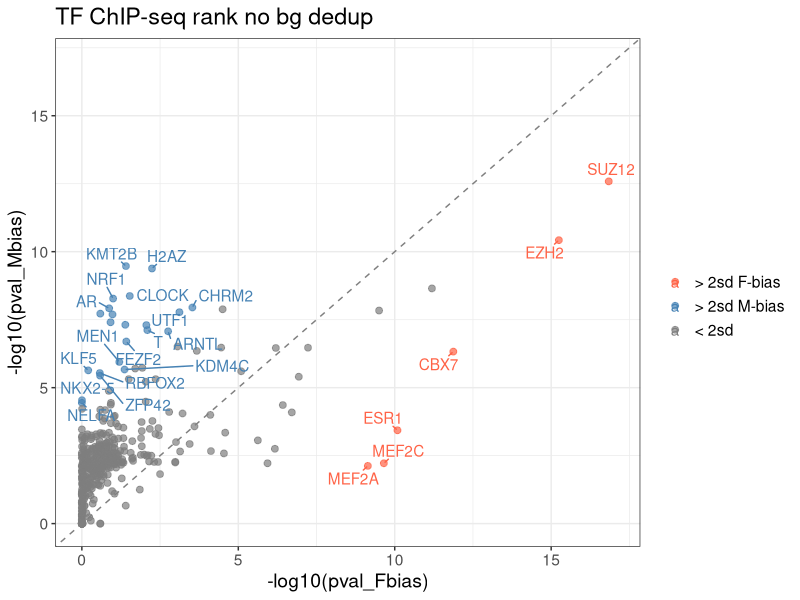
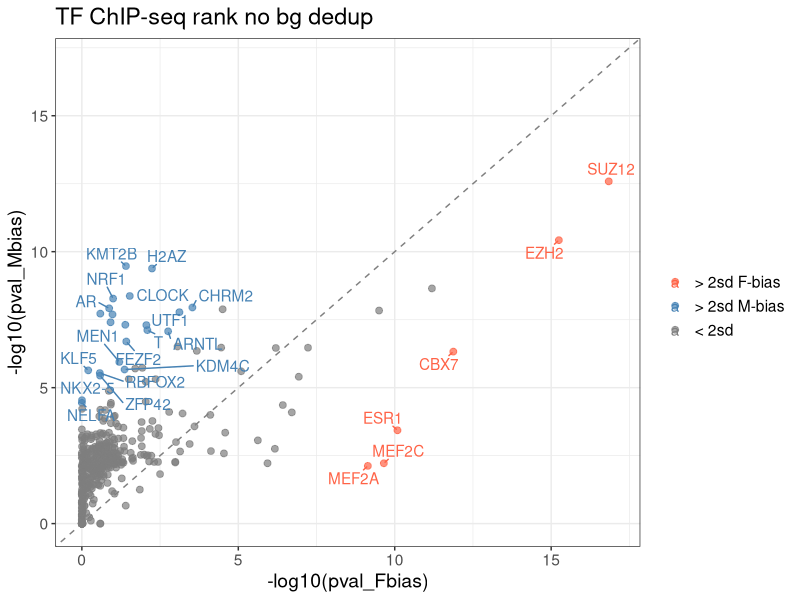

Recreate these plots in R, in order.
#' ---
#' title: "Processing Lisa output"
#' author: "Cadia Chan"
#' affiliation: "SickKids Research Institute & University of Toronto"
#' date: "January 18, 2022"
#' output:
#'  html_document:
#'    code_folding: hide
#'    toc: true
#'    toc_float: true
#' ---
#' This script processes and plots the output from Lisa (http://lisa.cistrome.org/).
#' Command line version of the full Lisa model was run:
#' TF ChIP-seq Peak-RP (regulatory potential) and ISD-RP (in silico deletion-regulatory potential)
#' for both motif and ChIP-seq” methods) using the DNase-seq and H3K27Ac ChIP-seq data
#' and 3000 genes which were randomly selected as the background gene set.
#' Genes which were female- or male-biased in 2 or more ages between PD27, PD32, PD37 were used as input.
#' Results combined from H3K27ac-ChIP-seq and DNase-seq ISD models, and TF ChIP-seq
#' peak-only models using the Cauchy combination test for the ChIP-seq model are plotted.
#' 
#' ## Update
#' * 2022/01/18: Created .Rmd version
#' 
#' To run: Set working directory "To Source File Location".
#'
#+ setup
knitr::opts_chunk$set(message = F, warning = F)

#' ## Libraries and source scripts
#+ load_library
library(ggpubr)
library(ggplot2)
library(dplyr)
library(ggrepel)
library(knitr)

#' ## Load LISA output
#+ load_data
tfrank_F <- read.table("input/pit_sex_utr_lisa_F_bias_chipseq_cauchy_combine_dedup.csv",
                       header = T, sep = ",")
tfrank_F <- dplyr::select(tfrank_F, pval, TF) %>%
  dplyr::rename("pval_Fbias" = pval)
  
tfrank_M <- read.table("input/pit_sex_utr_lisa_M_bias_chipseq_cauchy_combine_dedup.csv",
                       header = T, sep = ",")
tfrank_M <- dplyr::select(tfrank_M, pval, TF) %>%
  dplyr::rename("pval_Mbias" = pval)

#' ## Select top TFs
#' Change in P-value is determined by (F-bias pvalue - M-bias pvalue).
#' TFs with change in -log10(P-value) +/- 2 standard deviations are indicated & labelled in scatterplot.
#+ select_tfs
tfrank_plot <- full_join(tfrank_F, tfrank_M, by = "TF") %>%
  mutate(pval_Fbias = -log10(pval_Fbias), pval_Mbias = -log10(pval_Mbias)) %>%
  mutate(pval_diff = abs(pval_Fbias - pval_Mbias)) %>%
  arrange(-(pval_diff))
kable(head(tfrank_plot), caption = "Example of LISA output")
sd2_cut <- mean(tfrank_plot$pval_diff) + 2*sd(tfrank_plot$pval_diff)
tfrank_plot <- mutate(tfrank_plot, top_diff = ifelse(pval_diff > sd2_cut, "Y", "N")) %>%
  mutate(top_lab = ifelse(top_diff == "Y", as.character(TF), NA))

tfrank_plot <- mutate(tfrank_plot, sex_dir = ifelse((pval_Fbias - pval_Mbias) > 0 & top_diff == "Y", "F_bias", "N"))
tfrank_plot <- mutate(tfrank_plot, sex_dir = ifelse((pval_Mbias - pval_Fbias) > 0 & top_diff == "Y" & sex_dir == "N", "M_bias", sex_dir))

plot_col <- c(F_bias = "tomato", M_bias = "steelblue", N = "gray50")

#+ plot_lisa, fig.width = 8, fig.height = 8, fig.cap = "Scatterplot comparing Lisa TF rankings with combined P-values"
dir.create("output/")
p <- ggplot(tfrank_plot, aes(x = pval_Fbias, y = pval_Mbias, colour = sex_dir)) +
  geom_point(alpha = 0.7, size = 2) +
  scale_color_manual(values = plot_col, name = "", label = c(F_bias = "> 2sd F-bias", M_bias = "> 2sd M-bias", N = "< 2sd")) +
  geom_text_repel(label = tfrank_plot$top_lab, min.segment.length = 0.2) +
  # geom_text_repel(label = tfrank_plot$M_lab, min.segment.length = 0.2) +
  labs(x = "-log10(pval_Fbias)", y  = "-log10(pval_Mbias)", title = "TF ChIP-seq rank no bg dedup") +
  geom_abline(color = "gray50", linetype = "dashed") +
  ylim(0, 17) +
  xlim(0, 17)+
  theme_bw() +
  theme(text = element_text(size = 14))
print(p)
ggsave("output/lisa_TF_chipseq_rank_nobg_dedup_sex_compare.pdf", p, device = "pdf", width = 9, height = 8, useDingbats = F)
write.table(tfrank_plot, "output/lisa_TF_chipseq_rank_nobg_dedup_sex_compare_table.txt", sep = "\t",
            quote = F, row.names = F, col.names = T)

#' ## R Session
#+ r_session
sessionInfo()
